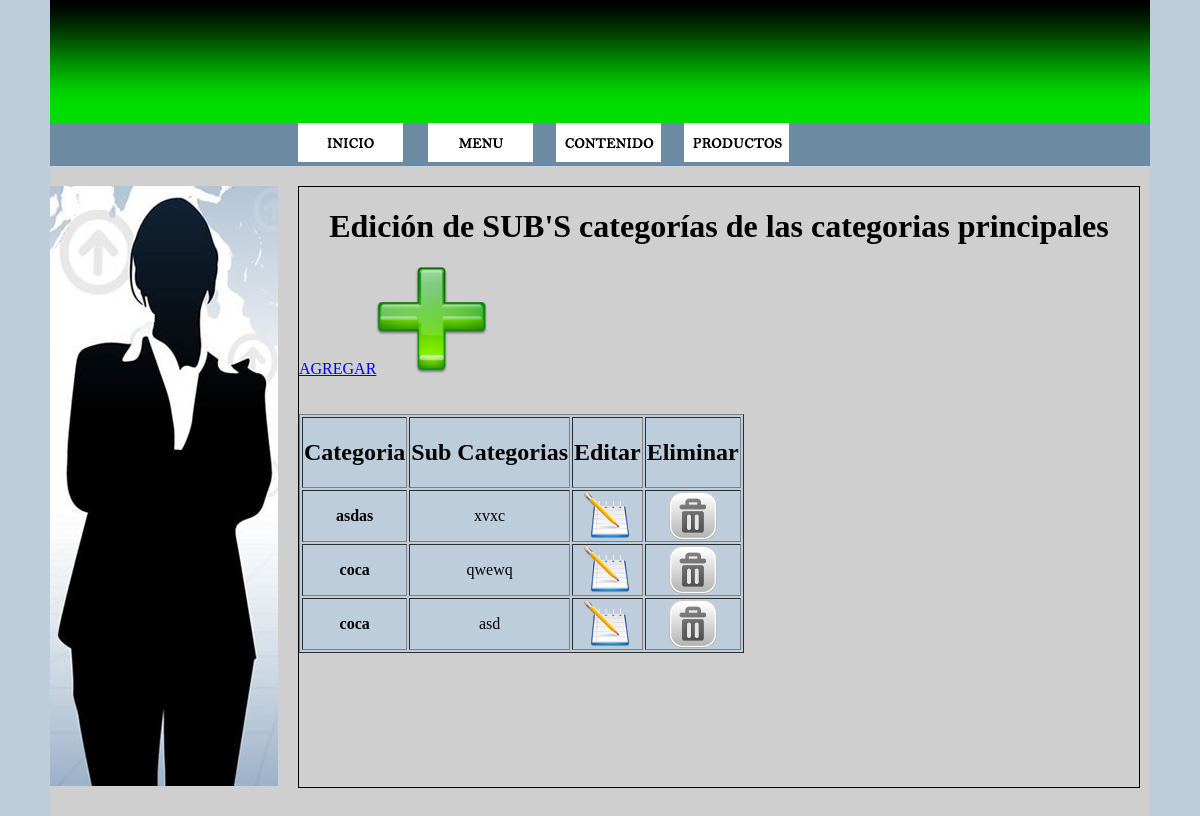
/site/admin/controller/mostrarSubCategoria.php (signed in), run on the app's committed database.
### tables this page shows
CREATE TABLE `submenu` (
  `id` int(11) NOT NULL AUTO_INCREMENT,
  `item` varchar(250) DEFAULT NULL,
  `categoria` varchar(250) DEFAULT NULL,
  PRIMARY KEY (`id`)
);

### site/admin/models/settings/class.mysql.php (called while the page is built, shortened)
<?php
class Mysql
	{
		private $linkDB;
		private function Connect($host = '', $user = '', $pass = '', $database='')
		{
			$this->linkDB = mysql_connect($host, $user, $pass);
		}
		private function isConnected()
		{
			return TRUE;
		}
		public function Query($consulta)
		{
			$result = mysql_query($consulta, $this->linkDB);
			return $result;
		}
	}
?>

### site/admin/models/class_menu.php (called while the page is built, shortened)
<?php
require_once("settings/class.mysql.php");
class Menu
{
    private $DB;
    private $errores=array();
    function menu()
    {
        $this->DB= new Mysql();
    }
     function mostrarSubCategoria()
    {
        $subcategorias= array();
        $query="select * from submenu ORDER BY categoria  ASC ";
        $resultado=$this->DB->Query($query);
        if(! $resultado)
        {
            $this->errores['menu'] = 'no es posible mostrar los datos';
            return false;
        }
        else
        {
            while($reg = mysql_fetch_assoc($resultado))
            {
                $subcategorias[] = $reg;
            }
        }
        return $subcategorias;
    }
}
?>

### site/admin/view/mostrarSubCategoria.php (the view, shortened to what this page needs)
<!DOCTYPE html PUBLIC "-//W3C//DTD XHTML 1.0 Transitional//EN" "http://www.w3.org/TR/xhtml1/DTD/xhtml1-transitional.dtd">
<html xmlns="http://www.w3.org/1999/xhtml">
<head>
<link rel="stylesheet" href="../css/my-acount.css" media="all"/>
<link rel="stylesheet" href="../css/categorias.css" media="all"/>
</head>
<body>
    <div id="global">
        <div id="header">
        </div>
        <div id="menu">
            <div class="item">
                <img class="imgitem" src="../images/binicio.png"/>
            </div>
            <div class="item1">
                <img class="imgitem1" src="../images/bmenu.png"/>
            </div>
            <div class="item2">
                <img class="imgitem2" src="../images/bcontenido.png"/>
            </div>
             <div class="item3">
                <img class="imgitem3" src="../images/bproductos.png"/>
            </div>
        </div>
        <div id="sidebar">
        </div>
        <div id="contenido">
          <h1>Edici&oacute;n de SUB'S categor&iacute;as de las categorias principales</h1>
           <div id="categorias">
                 <a class="mas" href="../controller/insertSubCategoria.php">AGREGAR<img class="mas" border="0" src="../images/mas.png" alt="Agregar"/></a>
               <br/>
               <br/>
               <div class="subcategoria">
                    <table border="1">
                        <tr>
                        <td><h2>Categoria</h2></td>
                        <td><h2>Sub Categorias</h2></td>
                        <td><h2>Editar</h2></td>
                        <td><h2>Eliminar</h2></td>
                        </tr>
                          <?php
                      for($i=0;$i<sizeof($versub);$i++)
                      {
                      ?>
                          <tr>
                              <td><b><?php echo $versub[$i]["categoria"] ;?></b></td>&nbsp;
                              <td><?php echo $versub[$i]["item"] ;?></td>
                              <td><a href="editarSubCategoria.php?id=<?php echo $versub[$i]['id'];?>"><img border="0" src="../images/editar.png" alt="Editar"/></a></td>
                              <td><a href="deleteSubCategoria.php?id=<?php echo $versub[$i]['id'];?>"><img border="0" src="../images/eliminar.png" alt="Eliminar"/></a></td>
                          </tr>
                       <?php
                      }
                       ?>
                     </table>
                </div>
           </div>
        </div>
    </div>
</body>
</html>

### site/admin/css/my-acount.css (style rules this page uses)
body { background-color: #BECDDC; margin: 0px; padding: 0px; text-align: center; }
#global { min-height: 832px; background: #CFCFCF; overflow: auto; width: 1100px; margin: 0 auto; }
#header { width: 100%; height: 123px; background: url(../images/header.jpg); }
#menu { background: url(../images/menu.jpg); width: 100%; height: 43px; text-align: left; }
#menu .item { position: absolute; background-color: #000000; color: aliceblue; width: 105px; float: left; cursor: pointer; margin-left: 248px; }
#menu .item1 { position: absolute; background-color: #000000; color: aliceblue; width: 105px; float: left; cursor: pointer; margin-left: 378px; }
#menu .item2 { position: absolute; background-color: #000000; color: aliceblue; width: 105px; float: left; cursor: pointer; margin-left: 506px; }
#menu .item3 { position: absolute; background-color: #000000; color: aliceblue; width: 105px; float: left; cursor: pointer; margin-left: 634px; }
#sidebar { background: url(../images/sidebar.jpg); width: 228px; height: 600px; float: left; margin-top: 20px; }
#contenido { width: 840px; min-height: 600px; float: left; margin-left: 20px; margin-top: 20px; border: 1px solid; border-color: black; }
table { background-color: #BECDDC; }

### site/admin/css/categorias.css (style rules this page uses)
#categorias { text-align: left; }
.subcategoria { text-align: center; width: 593px; }

### data on the page
submenu: categoria "asdas", item "xvxc"
submenu: categoria "coca", item "qwewq"
submenu: categoria "coca", item "asd"
